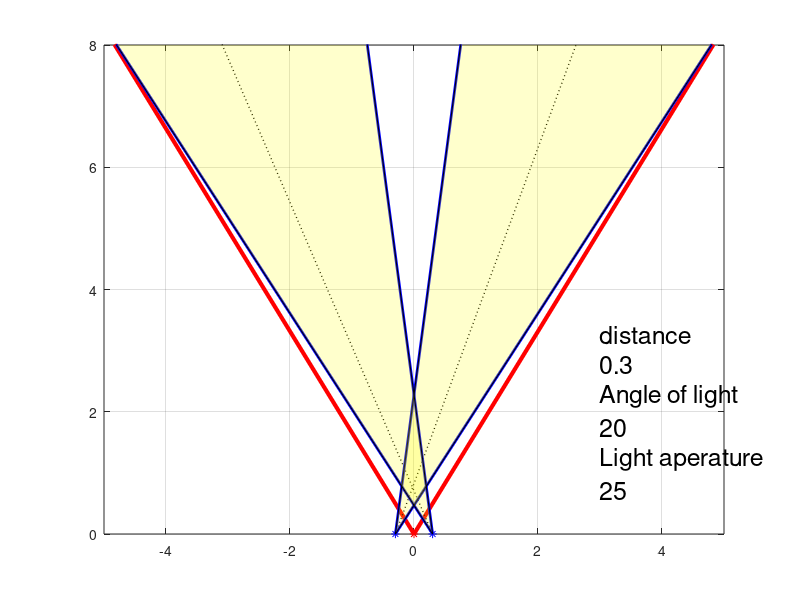

Source code (MATLAB): (Note: this script raises an error after producing the figure.)
%% FEEL FREE TO EDIT
%Adjustable Parameters for Geometry of the Modules

theta_deg = 62.2    %Theta is the camera lens angle 
alpha_deg = 25  %Alpha is the angle of light 
zeta_deg = 20   %Zeta is the angle of the position of the light from the verticle or 90 degree
x_dist = .3     %x_dist is the distance between the camera and the light horixantaly 
obj_y = 2   %the distance from the camera to object 

%set ideal range for camera/ lighting
range_close = .5    %in meters
range_far = 5   %in meters

%% FEEL FREE TO EDIT
%Given Variables (can be adjusted based on conditions) 
kd = .8;    %light attenuation coefficent 
emiss = .12;    %irradience of the object
pix_area = 1.2544e-12;  %pixel area (1.12)^2 
efficiency = 200;   %lm/watts
QE = .4;    %Quantum Efficency
FPS = 40    %Frames per second 

min_photons_per_sensor = 30 
max_photons_per_sensor = 30*400 %really 1/3 max 

%% ADJUSTING INPUT VARIABLES TO RADIANS
%convert all degrees to radians 
theta = theta_deg*pi/180;
alpha = alpha_deg*pi/180;
zeta = zeta_deg*pi/180;

%% SHOW GRAPHICALLY 
%To solve for the Intersection Points of the symetrical light beams 
LP_y =  x_dist*tan((1.5708-zeta) - (alpha/2));
   %the LP is the y value point closet to the camera where the beams intersect
HP_y = x_dist*tan((1.5708-zeta) + (alpha/2));
    %the LP is the y value point closet to the camera where the beams intersect
    %1.5708 is 90 degrees to offset 

%show camera angle
plot(0,0, 'r*')

line([0,(-10*tan(theta/2))], [0,10], 'Color', 'r', 'LineWidth', 3)
line([0,(10*tan(theta/2))], [0,10], 'Color', 'r', 'LineWidth', 3)
grid on
%plot the lights
hold on
plot(-(x_dist),0, 'b*')
hold on
plot((x_dist),0, 'b*')
hold on 
xlim([-5 5])
ylim([0 8])
% define light angles
line([-(x_dist),((10*tan(zeta))-(x_dist))], [0,10], 'Color', 'k', 'LineWidth', 1, 'LineStyle',':')
line([(x_dist),((-10*tan(zeta))-(x_dist))], [0,10], 'Color', 'k', 'LineWidth', 1, 'LineStyle',':')

%define left light beam 
line([-(x_dist),(10*tan(zeta+alpha/2))-(x_dist)], [0,10], 'Color', 'b', 'LineWidth', 2);
line([-(x_dist),(10*tan(zeta-alpha/2))-(x_dist)], [0,10], 'Color', 'b', 'LineWidth', 2);

% %define right light beam
line([(x_dist),(-10*tan(zeta+alpha/2))+(x_dist)], [0,10], 'Color', 'b', 'LineWidth', 2);
line([(x_dist),(-10*tan(zeta-alpha/2))+(x_dist)], [0,10], 'Color', 'b', 'LineWidth', 2);

%Fill in with light
%Fill in the Left Beam 
LB_X = [-(x_dist),(10*tan(zeta+alpha/2))-(x_dist) ,(10*tan(zeta-alpha/2))-(x_dist) ];
LB_Y = [0, 10,10];
patch(LB_X, LB_Y, 'Y','FaceAlpha',.2);

%Fill in the right Beam
RB_X = [(x_dist),(-10*tan(zeta+alpha/2))+(x_dist) ,(-10*tan(zeta-alpha/2))+(x_dist) ];
RB_Y = [0, 10,10];
patch(RB_X, RB_Y, 'Y','FaceAlpha',.2);

%fill in the camera Lense angle
CL_X = [0 , (-10*tan(theta/2)), (10*tan(theta/2))];
CL_Y = [0, 10 ,10] ;
%patch(CL_X, CL_Y, 'g','FaceAlpha',.01)

%mark the ideal range
%line([-5,5], [range_close, range_close], 'Color', 'k', 'LineWidth', 1);
%line([-5,5], [range_far, range_far], 'Color', 'k', 'LineWidth', 1);
hold on 

txt = {'distance' x_dist, 'Angle of light' zeta_deg ,'Light aperature' alpha_deg};
text(3,2,txt,'FontSize', 18)

improvePlot()
ylabel('[m]')
xlabel('[m]' )

%% CALCULATIONS FOR LIGHT 
%calculate distance to object from the light source 
light_distance = sqrt((x_dist^2)+(obj_y)^2);

%caclulate solid angle 
solid_angle = 2*pi*(1-cos(alpha/2));
%calculate surface area for distance and angle given 
surf_area = solid_angle * (light_distance)^2;

%calculate energy per photon 
h = 6.626*10^-34;   %planks Constant [J*s]
c = 2.998*10^8;     %speed of light [m/s]
lamda = 480*10^-9;  %blue wavelength [m]
energy_per_photon = h*c/(lamda);    %average energy per photon using blue light =[J]

%% Calculation for Minimum Light 
%FINDING THE MINIMUM LUMEN SO WE REACH ABSOLUTE THRESHOLD

min_photons_per_pix = (min_photons_per_sensor*FPS)/QE; %neccesary photons per pixel area per second - quantum efficiency and FPS

min_watts_per_pix = min_photons_per_pix*energy_per_photon; %watts per pixel using the energy per photon and the minimum phtons

min_lumens_per_pix = min_watts_per_pix*efficiency; %LED efficiency to conver watts to Lumens 

min_lux_to_cam = min_lumens_per_pix/pix_area; %Pixel area to conver lumens to Lux

min_lux_reflected = min_lux_to_cam/(exp(-kd*obj_y)); %Accounting for the attenuation of light from the object to camera

min_lux_at_object = min_lux_reflected/emiss; %Accounting for the irradiance of the object

min_lux_to_object = min_lux_at_object/(exp(-kd*light_distance)); %accounting for the attenuation 

min_lumen = min_lux_to_object*surf_area %calculating the area of illumination for the LED, and thus the Lumens at the orgin

%% Calculations for 1/3 light 

max_photons_per_pix = (max_photons_per_sensor*FPS)/QE;

max_watts_per_pix = max_photons_per_pix*energy_per_photon;

max_lumens_per_pix = max_watts_per_pix*efficiency;

max_lux_to_cam = max_lumens_per_pix/pix_area;

max_lux_reflected = max_lux_to_cam/(exp(-kd*obj_y));

max_lux_at_object = max_lux_reflected/emiss;

max_lux_to_object = max_lux_at_object/(exp(-kd*light_distance));

max_lumen = max_lux_to_object*surf_area

%%
%improve plot function for nice graph
function [] = improvePlot()
    %%%%%%%%%%%%%%%%%%%%%%%%%%%%%%%%%%%%%%%%%%%%%%%%%%%%%%%%%%%%%%%%%%%%%%%
    % Plot parameters
    % MATLAB treats mac and PC displays differently which can create
    % weird looking graphs. Here we handle system differences

    if ismac
        plot_width_in_px = 800;
        plot_height_in_px = 800;
        marker_size=15;
        marker_line_width=2.5;
        box_thickness = 3;
        axis_tick_font_size = 24;
        axis_label_font_size = 24;
        legend_font_size = 20;
        error_bar_cap_size = 15;
    else % (ispc || isunix)
        plot_width_in_px = 600;
        plot_height_in_px = 600;
        marker_size=10;
        marker_line_width=2.0;
        box_thickness = 2;
        axis_tick_font_size = 18;
        axis_label_font_size = 18;
        legend_font_size = 16;
        error_bar_cap_size = 10;
    end
    
    marker_outline = 'matching'; % could be 'black' or 'matching'

    %%%%%%%%%%%%%%%%%%%%%%%%%%%%%%%%%%%%%%%%%%%%%%%%%%%%%%%%%%%%%%%%%%%%%%%

    % Use h as handle for current figure
    hFig = gcf;                    
    % Change figure background colour to white
    set(hFig, 'Color', 'white');

    % Make the figure bigger
    set(hFig, 'rend', 'painters', 'Units', 'pixels', 'pos', ...
        [100 100 plot_width_in_px plot_height_in_px]);

    % Grab the axes handle(s)
    axis_handles=findobj(hFig,'type','axe');

    % Iterate over all axes handle(s), this is useful if there are subplots
    for i = 1:length(axis_handles)
        ax = axis_handles(i);

        % Change default font size (tick labels, legend, etc.)
        set(ax, 'FontSize', axis_tick_font_size, 'FontName', 'Arial', 'LineWidth', box_thickness);
        
        set(ax, 'Box', 'on');

        % Change font size for axis text labels
        set(get(ax, 'XLabel'),'FontSize', axis_label_font_size, 'FontWeight', 'Bold');
        set(get(ax, 'YLabel'),'FontSize', axis_label_font_size, 'FontWeight', 'Bold');
        
        try % try statement to avoid error with categorical axes
        ax.XRuler.Exponent = 0; % Remove exponential notation from the X axis
        ax.YRuler.Exponent = 0; % Remove exponential notation from the Y axis
        catch
        end
        
    end
    
    % Find all the lines, and markers
    LineH = findobj(hFig, 'type', 'line', '-or', 'type', 'errorbar');

    if(~isempty(LineH))
        for i=1:length(LineH) % Iterate over all lines in the plot
            % Decide what color for the marker edges
            this_line_color = get(LineH(i),'color');
            if strcmp(marker_outline, 'black')
                marker_outline_color = 'black';
            elseif strcmp(marker_outline, 'matching')
                marker_outline_color = this_line_color;
            else
                marker_outline_color = 'black';
            end

            % If the LineWidth has not been customized, then change it
            if (get(LineH(i), 'LineWidth') <= 1.0)
                set(LineH(i), 'LineWidth', marker_line_width)
            end
            % Change lines and markers if they exist on the plot
            set(LineH(i),   'MarkerSize', marker_size, ...
                'MarkerEdgeColor', marker_outline_color, ...
                'MarkerFaceColor', this_line_color);
        end
    end

    % Find and change the error bars
    LineH = findobj(hFig, 'type', 'errorbar');
    if(~isempty(LineH))
        for i=1:length(LineH) % Iterate over all lines in the plot
            LineH(i).CapSize=error_bar_cap_size;
%             LineH(i).Color = [0 0 0]; % Set all error bars to black

        end
    end

    % Find the legend, and if there is one, change it  
    h = get(hFig,'children');
    for k = 1:length(h)
        if strcmpi(get(h(k),'Tag'),'legend')
            set(h(k), 'FontSize', legend_font_size, 'location', 'best');
            break;
        end
    end

end
